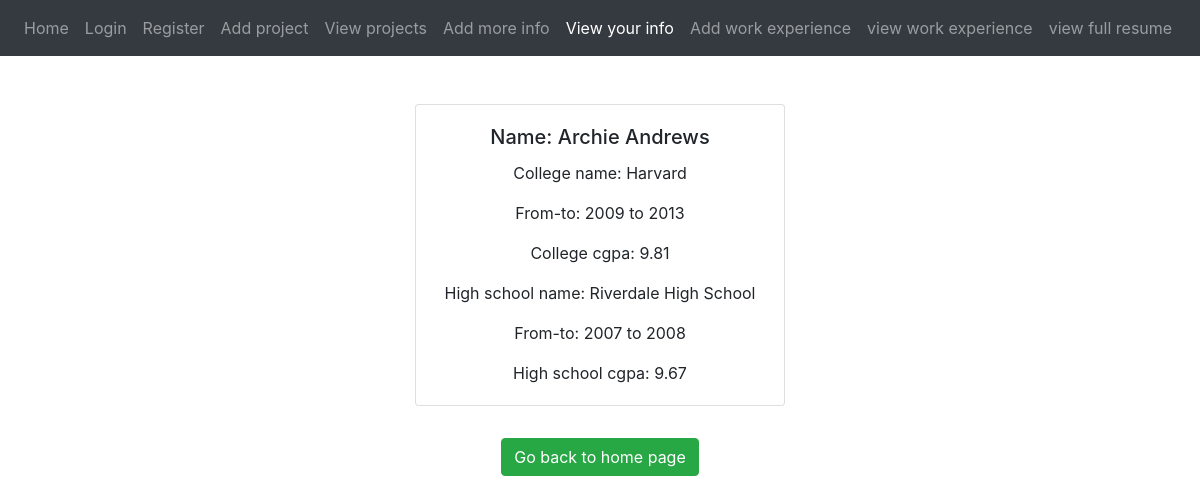
Page /viewmoreinfo/ (signed in) on the committed database.
### Portf1/models.py (models this page shows, shortened)
class MoreInfo(models.Model):
 user=models.ForeignKey(User,on_delete=models.CASCADE,null=True,blank=False)
 firstname=models.CharField(max_length=300, null=True,verbose_name="first name",blank=False)
 lastname=models.CharField(max_length=300, null=True,verbose_name="last name",blank=False)
 collegename=models.CharField(max_length=200,null=True,verbose_name="college name",blank=False)
 major=models.CharField(max_length=200,null=True,blank=False)
 collegecgpa=models.FloatField(null=True,verbose_name="college cgpa",blank=False)
 college_start_year=models.IntegerField(null=True,blank=False)
 college_end_year=models.IntegerField(null=True,blank=False)
 Highschoolname=models.CharField(max_length=200,null=True,verbose_name="high school name",blank=False)
 Highschoolcgpa=models.FloatField(null=True,verbose_name="high school cgpa",blank=False)
 high_school_start_year=models.IntegerField(null=True,blank=False)
 high_school_end_year=models.IntegerField(null=True,blank=False)

### Portf1/views.py (the view)
# urls.py: path("viewmoreinfo/", viewInfo, name='viewmoreinfo'),
def viewInfo(response):
 moreinfos=MoreInfo.objects.all()
 MoreInfo1=MoreInfo.objects.filter(user=response.user)
 args={'moreinfo': MoreInfo1}
 return render(response, "viewInfo.html",args)

### templates/viewInfo.html (shortened to what this page needs)
{% extends "base6.html" %}
{% block content %}
   <br/><br/>
   <center>
    {% for morein in moreinfo%}
   <div class="col-md-4">
        <div class="card mb-2">
            <div class="card-body">
                <h5 class="card-title">Name: {{ morein.firstname }} {{morein.lastname}}</h5>
                <p class="card-text">College name: {{morein.collegename}}</p>
				<p class="card-text">From-to: {{morein.college_start_year}} to {{morein.college_end_year}}</p>
                <p class="card-text">College cgpa: {{morein.collegecgpa}}</p>
				<p class="card-text">High school name: {{morein.Highschoolname}}</p>
				<p class="card-text">From-to: {{morein.high_school_start_year}} to {{morein.high_school_end_year}}</p>
				<p class="card-text">High school cgpa: {{morein.Highschoolcgpa}}</p>
            </div>
        </div>
    </div>
    {% endfor %}
	<br/>
	   <a href="{% url 'logSuccess'%}" class="btn btn-success">Go back to home page</a>
	</center>
{% endblock %}

### rows in the picture
MoreInfo: firstname "Archie", lastname "Andrews", collegename "Harvard", college_start_year "2009", college_end_year "2013", collegecgpa "9.81", Highschoolname "Riverdale High School", high_school_start_year "2007", high_school_end_year "2008", Highschoolcgpa "9.67"
